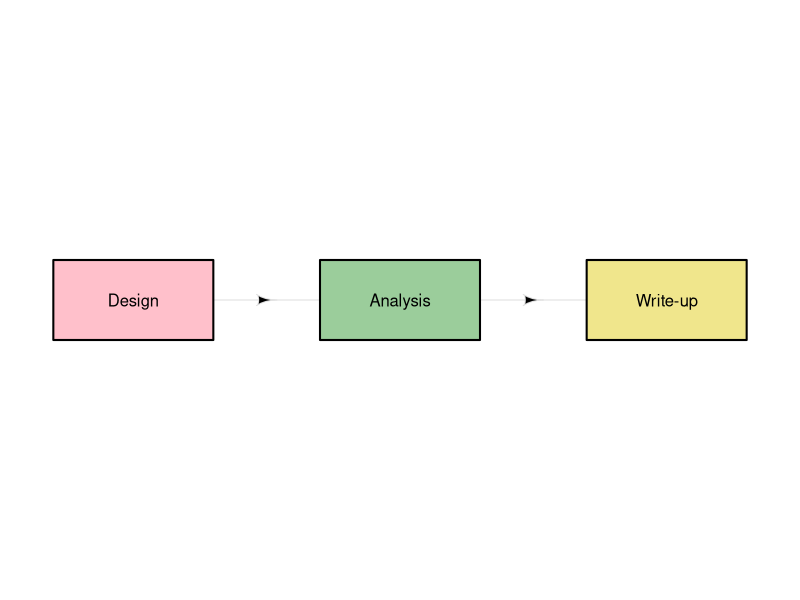
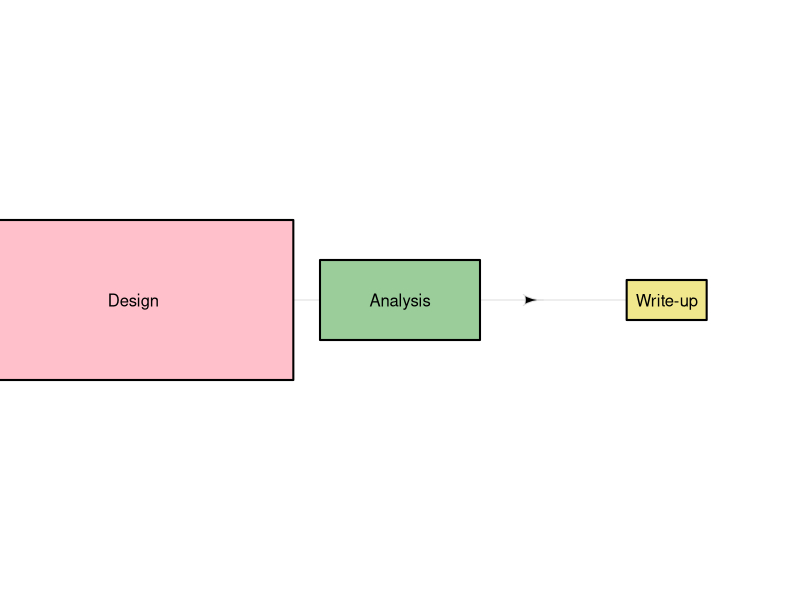
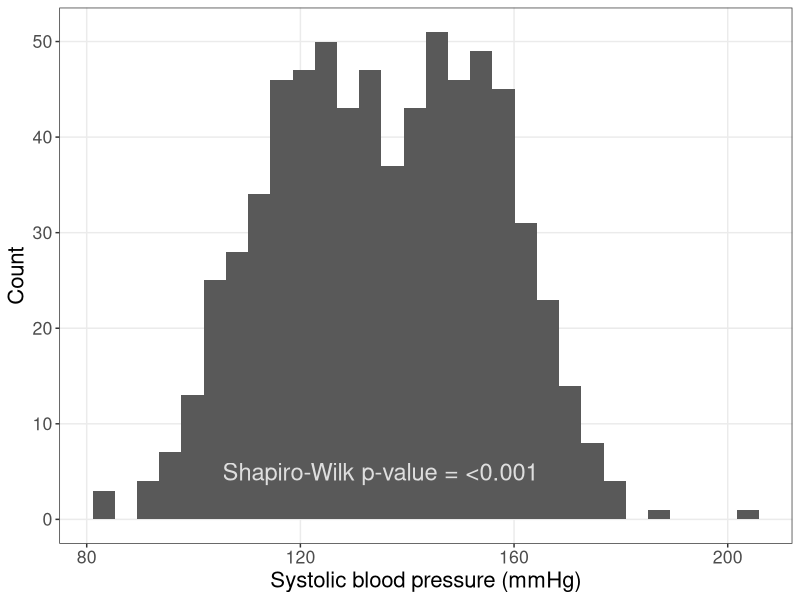
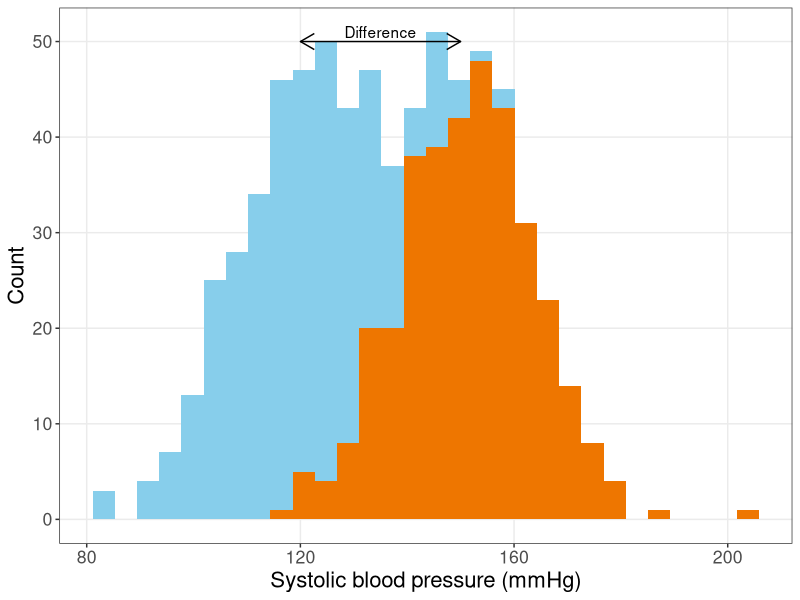
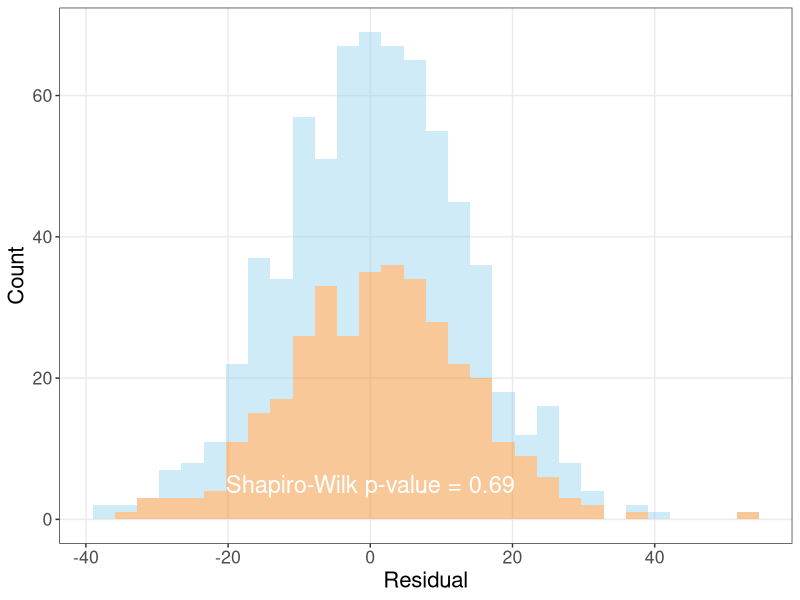

Here is the R script that generated these plots, in order:
## ---- chunk 1
library(diagram)
par(mar = rep(0,4), bg = 'transparent')
names <- c("Design", "Analysis", "Write-up")
colours = c('pink','darkseagreen3','khaki')
M <- matrix(nrow = 3, ncol = 3, byrow = TRUE, data = 0) 
M[2,1] <- "' '"
M[3,2] <- "' '"
plotmat(M, pos = c(3), 
        name = names, 
        lwd = 1,
        curve = 0,  
        arr.lcol = 'grey88',
        shadow.size = 0,
        box.lwd = 2, 
        cex.txt = 1.3, 
        box.size = 0.1, 
        box.type = "square", 
        box.col = colours,
        box.prop = 0.5)
## ---- chunk 2
par(mar = rep(0,4), bg = 'transparent')
plotmat(M, pos = c(3), 
        name = names, 
        lwd = 1,
        curve = 0,  
        arr.lcol = 'grey88',
        shadow.size = 0,
        box.lwd = 2, 
        cex.txt = 1.3, 
        box.size = c(0.2,0.1,0.05), 
        box.type = "square", 
        box.col = colours,
        box.prop = 0.5)
## ---- chunk 3
library(ggplot2)
library(dplyr)
TeachingDemos::char2seed('wigan')
mean1 = 120
mean2 = 150
sd = 13
random1 = data.frame(distance = rnorm(n=350, mean = mean1, sd=sd), group = 1)
random2 = data.frame(distance = rnorm(n=350, mean = mean2, sd=sd), group = 2)
random = bind_rows(random1, random2)
# normality test
sw = shapiro.test(random$distance)
label = paste('Shapiro-Wilk p-value = ', format.pval(sw$p.value, eps=0.001, digits=2), sep='')
test = data.frame(x = (mean1+mean2)/2, y = 5, label = label)
# plot
hplot = ggplot(data = random, aes(x = distance))+
  geom_histogram()+
  geom_text(data = test, aes(x=x, y=y, label=label), size = 6, alpha=0.8, col='white')+
  theme_bw()+
  xlab('Systolic blood pressure (mmHg)')+
  ylab('Count')+
  theme(panel.grid.minor = element_blank(),
        text = element_text(size=16))
hplot
## ---- chunk 4
# arrow and text
text = data.frame(group = 1, x = (mean1+mean2)/2, y = 51, label = 'Difference')
arrow = data.frame(group=1, x1 = mean1, x2 = mean2, y1 = 50, y2 = 50)
#
colours = c('skyblue','darkorange2')
hplot = ggplot(data = random, aes(x = distance, fill=factor(group)))+
  geom_histogram()+
  scale_fill_manual(NULL, values=colours)+
  geom_segment(data = arrow, aes(x = x1, y = y1, xend = x2, yend = y2),
               arrow = arrow(ends = 'both', length = unit(0.03, "npc")))+
  geom_text(data = text, aes(x=x, y=y, label=label))+
  theme_bw()+
  xlab('Systolic blood pressure (mmHg)')+
  ylab('Count')+
  theme(panel.grid.minor = element_blank(),
        legend.position='none',
        text = element_text(size=16))
hplot
## ---- chunk 5
random= mutate(random,
               residual = ifelse(group == 2, distance - mean2, distance - mean1))
#
# normality test
sw = shapiro.test(random$residual)
label = paste('Shapiro-Wilk p-value = ', format.pval(sw$p.value, eps=0.001, digits=2), sep='')
test = data.frame(group=1, x = 0, y = 5, label = label)
#
hplot = ggplot(data = random, aes(x = residual, fill=factor(group)))+
  geom_histogram(alpha=0.4)+
  geom_text(data = test, aes(x=x, y=y, label=label), size=6, col='white')+
  scale_fill_manual(NULL, values=colours)+
  theme_bw()+
  xlab('Residual')+
  ylab('Count')+
  theme(panel.grid.minor = element_blank(),
        legend.position='none',
        text = element_text(size=16))
hplot
